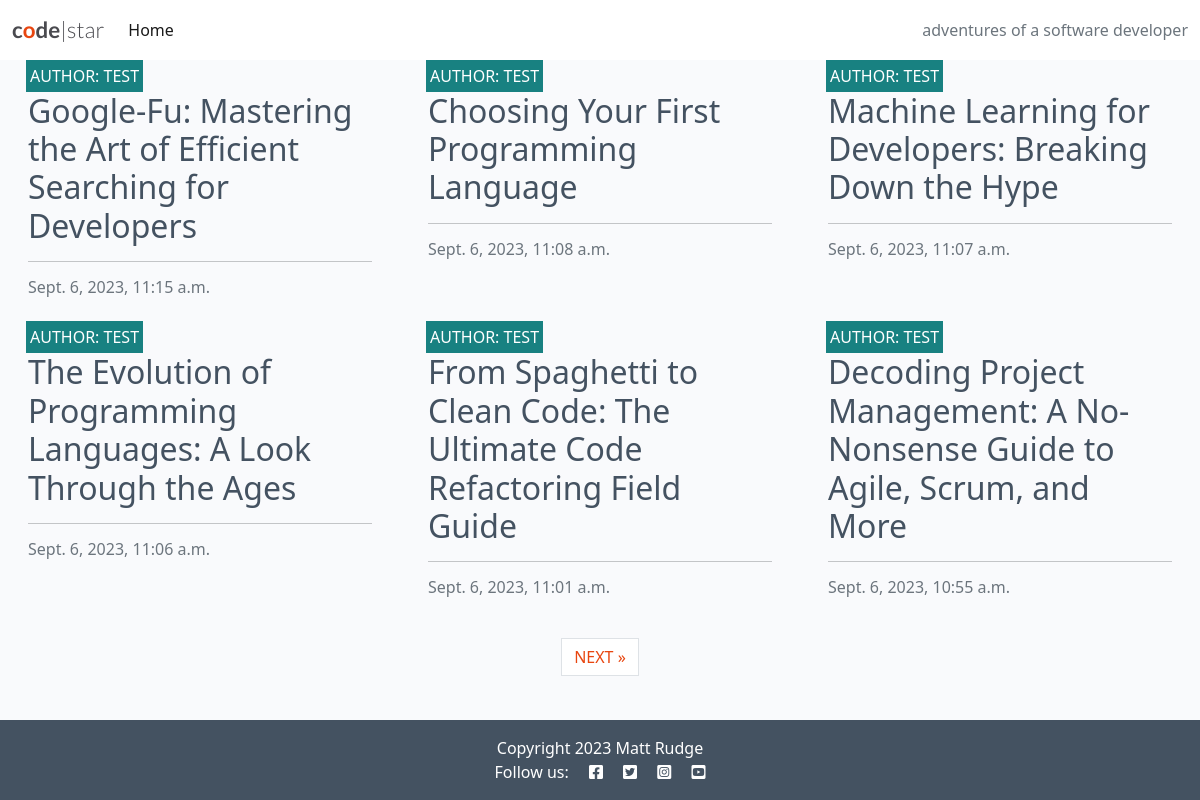
The page / on the database its author committed.
### blog/models.py (models this page shows, shortened)
class Post(models.Model):
    title = models.CharField(max_length=200, unique=True)
    slug = models.SlugField(max_length=200, unique=True)
    author = models.ForeignKey(
       User, on_delete=models.CASCADE, related_name="blog_posts"
   )
    content = models.TextField()
    created_on = models.DateTimeField(auto_now_add=True)
    status = models.IntegerField(choices=STATUS, default=0)
    excerpt = models.TextField(blank=True)
    updated_on = models.DateTimeField(auto_now=True)
    class Meta:
        ordering = ["-created_on"]

### blog/views.py (the view)
# urls.py: path('', views.PostList.as_view(), name='home'),
class PostList(generic.ListView):
     queryset = Post.objects.filter(status=1)
     template_name = "blog/index.html"
     paginate_by = 6

### blog/templates/blog/index.html
{% extends "base.html" %}
{% block content %}
<div class="container-fluid">
    <div class="row">
        <div class="col-12 mt-3 left">
            <div class="row">
                {% for post in post_list %}
                <div class="col-md-4">
                    <div class="card mb-4">
                        <div class="card-body">
                            <div class="image-container">
                                <div class="image-flash">
                                    <p class="author">Author: {{ post.author }}</p>
                                </div>
                            </div>
                            <a href="#" class="post-link">
                                <h2 class="card-title">{{ post.title }}</h2>
                            </a>
                            <hr />
                            <p class="card-text text-muted h6">{{ post.created_on}}
                            </p>
                        </div>
                    </div>
                </div>
                {% if forloop.counter|divisibleby:3 %}
            </div>
            <div class="row">
                {% endif %}
                {% endfor %}
            </div>
        </div>
    </div>
    {% if is_paginated %}
    <nav aria-label="Page navigation">
        <ul class="pagination justify-content-center">
            {% if page_obj.has_next %}
            <li><a href="?page={{ page_obj.next_page_number }}" class="page-link"> NEXT &raquo;</a></li>
            {% endif %}
        </ul>
    </nav>
    {% endif %}
</div>
{% endblock %}
{% block copyright %}
    Copyright 2023 Matt Rudge
{% endblock %}

### codestar/templates/base.html (shortened to what this page needs)
{% load static %}
{% url 'home' as home_url %}
<!DOCTYPE html>
<html class="h-100" lang="en">
<head>
    <link rel="stylesheet" href="https://cdnjs.cloudflare.com/ajax/libs/font-awesome/5.15.3/css/all.min.css">
    <link href="https://cdn.jsdelivr.net/npm/bootstrap@5.0.1/dist/css/bootstrap.min.css" rel="stylesheet"
>
    <link rel="stylesheet" href="{% static 'css/style.css' %}">
</head>
<body class="d-flex flex-column h-100 main-bg">
    <nav class="navbar navbar-expand-lg navbar-light bg-white">
        <div class="container-fluid">
            <a class="navbar-brand" href="{% url 'home' %}"><span class="brand">c<span class="red-o">o</span>de<span
                        class="thin">|star</span></span></a>
            <div class="collapse navbar-collapse" id="navbarText">
                <ul class="navbar-nav me-auto mb-2 mb-lg-0">
                    <li class="nav-item">
                        <a class="nav-link {% if request.path == home_url %}active{% endif %}" aria-current="page"
                            href="#">Home</a>
                    </li>
                </ul>
                <span class="navbar-text text-muted">
                    adventures of a software developer
                </span>
            </div>
        </div>
    </nav>
    <main class="flex-shrink-0 main-bg">
        {% block content %}{% endblock content %}
    </main>
    <footer class="footer mt-auto py-3 dark-bg">
        <p class="m-0 text-center text-white">
            {% block copyright %}{% endblock copyright %}
        </p>
        <p class="m-0 text-center text-white">Follow us: <i class="fab fa-facebook-square ms-3"></i>
            <i class="fab fa-twitter-square ms-3"></i>
            <i class="fab fa-instagram-square ms-3"></i>
            <i class="fab fa-youtube-square ms-3"></i>
        </p>
    </footer>
</body>
</html>

### static/css/style.css (style rules this page uses)
body { background-color: #F9FAFC; }
.brand { font-family: Lato, sans-serif; font-size: 1.4rem; font-weight: 700; color: #4A4A4F; }
.red-o { color: #E84610; }
.thin { font-weight: 300; }
.dark-bg { background-color: #445261; }
.main-bg { background-color: #F9FAFC; }
.card { border: none; background-color: transparent; }
.image-container { position: relative; }
.image-flash { position: absolute; bottom: 5%; min-width: 30%; left: -2px; background-color: #188181; }
.author { color: white; margin: 4px; text-transform: uppercase; }
.post-link { text-decoration: none; color: #445261; }
.post-link:hover, .page-link { color: #E84610; }

### rows shown on the page
Post: author "TEST", title "Google-Fu: Mastering the Art of Efficient Searching for Developers", created_on "Sept. 6, 2023, 11:15 a.m."
Post: author "TEST", title "Choosing Your First Programming Language", created_on "Sept. 6, 2023, 11:08 a.m."
Post: author "TEST", title "Machine Learning for Developers: Breaking Down the Hype", created_on "Sept. 6, 2023, 11:07 a.m."
Post: author "TEST", title "The Evolution of Programming Languages: A Look Through the Ages", created_on "Sept. 6, 2023, 11:06 a.m."
Post: author "TEST", title "From Spaghetti to Clean Code: The Ultimate Code Refactoring Field Guide", created_on "Sept. 6, 2023, 11:01 a.m."
Post: author "TEST", title "Decoding Project Management: A No-Nonsense Guide to Agile, Scrum, and More", created_on "Sept. 6, 2023, 10:55 a.m."
